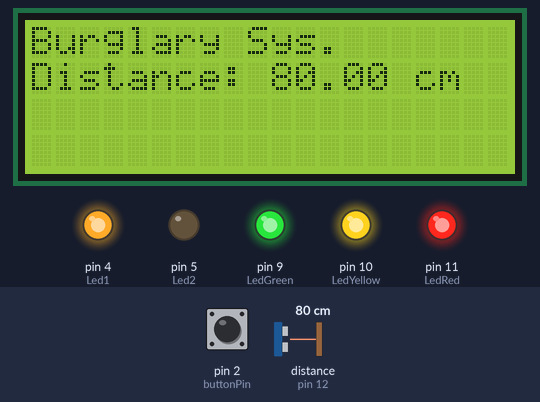
Bench run of a sketch on a simulated Arduino Uno, built with avr-gcc and run on an emulated ATmega328P. Shown: 20×4 character LCD, output pins drawn as LEDs (lit = HIGH). Wiring (inferred from the names in the program): ultrasonic range finder: trigger pin 13; echo pin 12. Inputs (shaded band) come from the test bench; at power-on: distance to the obstacle (sensor on pin 12) 80 cm, pin 2 (buttonPin) HIGH. The echo pulse lasts 58.3 µs per cm; pins used as bus, display or sensor lines are not drawn; what the sketch prints to the serial monitor is not drawn.

Above: at 2.7 s.
2.8 s: distance to the obstacle (sensor on pin 12) set to 2 cm
At 7.2 s:
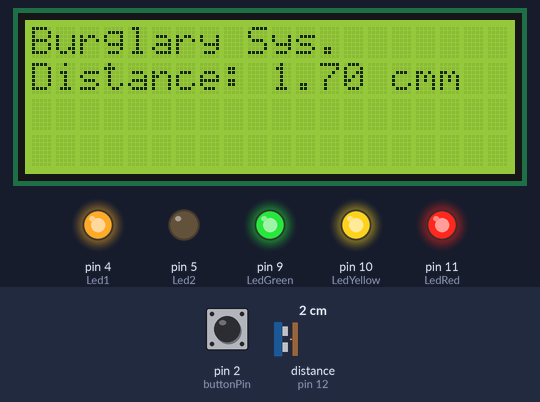
8.8 s: distance to the obstacle (sensor on pin 12) set to 120 cm
At 13.4 s:
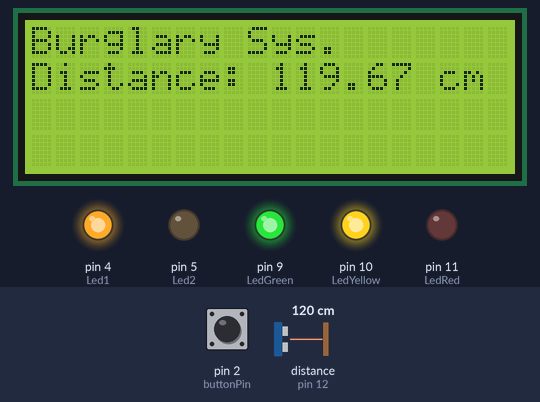
13.7 s: distance to the obstacle (sensor on pin 12) set to 104 cm
At 17.2 s:
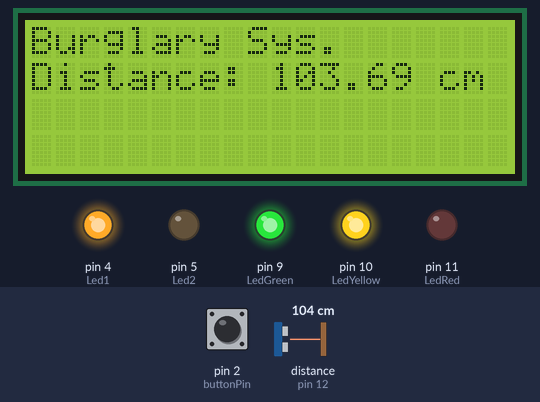
19.7 s: distance to the obstacle (sensor on pin 12) set to 95 cm
At 23.9 s:
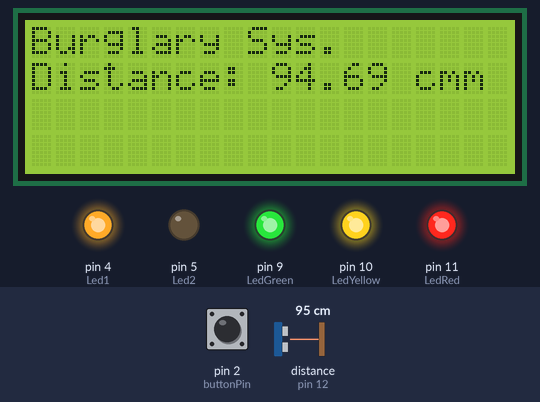
25.7 s: distance to the obstacle (sensor on pin 12) set to 4 cm
At 29.1 s:
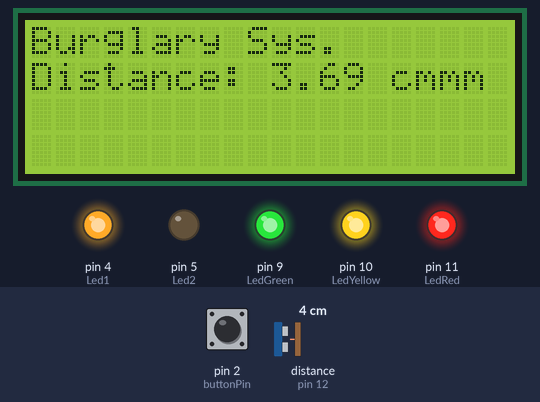
Timing chart, 0 to 30.6 s (numbered marks = the images above; inputs shaded):
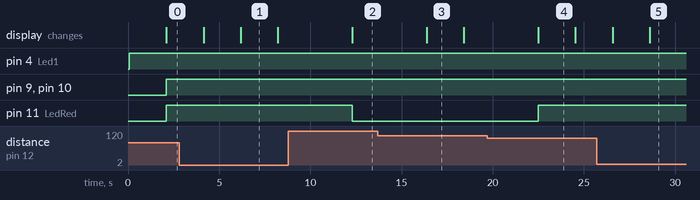

Measured:
- the behaviour switches between 101 and 100 cm on distance to the obstacle (sensor on pin 12) (found by bisection; images 3 and 4)
- after the input at 2.8 s, the display: first differs from a run without the input after 3.4 s (image 1)
- after the input at 8.8 s, pin 11 (LedRed): HIGH → LOW after 3.5 s; the display: changes after 3.5 s (image 2)
- after the input at 13.7 s, the display: changes after 2.7 s (image 3)
- after the input at 19.7 s, pin 11 (LedRed): LOW → HIGH after 2.8 s; the display: changes after 2.8 s (image 4)
- after the input at 25.7 s, the display: first differs from a run without the input after 2.9 s (image 5)
- what the display in image 1 shows lasts 2.0 s, from 6.2 s to 8.2 s

The sketch:

burglary_system.ino
```cpp
//Declarations
const int trigPin = 13;
const int echoPin = 12;

int LedYellow = 10;
int LedRed =  11;
int LedGreen = 9;


const int buttonPin = 2;
const int Led1 = 4;
const int Led2 = 5;

int buttonState = 0;


float duration, distance, meters;


#include <Wire.h>
#include <LiquidCrystal_I2C.h>

#define I2C_ADDR  0x3F
#define En_pin    2
#define Rw_pin    1
#define Rs_pin    0
#define D4_pin    4
#define D5_pin    5
#define D6_pin    6
#define D7_pin    7
#define BACKLIGHT_PIN   3

LiquidCrystal_I2C lcd(I2C_ADDR, En_pin, Rw_pin, Rs_pin,
                      D4_pin, D5_pin, D6_pin, D7_pin);


void setup() {
  // put your setup code here, to run once:
  pinMode(trigPin, OUTPUT);
  pinMode(echoPin, INPUT);
  Serial.begin(9600);
  pinMode(LedYellow, OUTPUT);
  pinMode(LedRed, OUTPUT);
  pinMode(LedGreen, OUTPUT);
  pinMode(buttonPin, INPUT_PULLUP);
  pinMode(Led1, OUTPUT);
  pinMode(Led2, OUTPUT);

  lcd.begin (20, 4);
  lcd.setBacklightPin(BACKLIGHT_PIN, POSITIVE);
  lcd.setBacklight(HIGH);
}

void loop() {
  buttonState = digitalRead(buttonPin);
  if (buttonState == HIGH ) {
    digitalWrite(Led1, HIGH);
    digitalWrite(Led2, LOW);

    digitalWrite(trigPin, LOW);
    delayMicroseconds(2);
    digitalWrite(trigPin, HIGH);
    delayMicroseconds(10);
    digitalWrite(trigPin, LOW);

    duration = pulseIn(echoPin, HIGH);
    distance = (duration * .0343) / 2; //distance in centimeters
    //meters = distance/100;       //distance in meters
    //int range = map(meters, sensorMin, sensorMax, 0,2);


    Serial.print("Distance: ");
    Serial.println(distance);
    delay(1000);
    Serial.println("Meters: ");
    Serial.println(meters);
    delay(1000);

    lcd.home();
    lcd.setCursor(0, 0);
    lcd.print("Burglary Sys.");
    lcd.setCursor(0, 1);
    lcd.print("Distance: ");
    lcd.print(distance);
    lcd.print(" cm");

    if (distance < 2500) {
      digitalWrite(LedGreen, HIGH);
      digitalWrite(LedYellow, LOW);
      digitalWrite(LedRed, LOW);
    }

    if (distance <= 500) {
      digitalWrite(LedYellow, HIGH);
      digitalWrite(LedRed, LOW);
    }

    if (distance <= 100) {
      digitalWrite(LedRed, HIGH);
    }
  }

  // put your main code here, to run repeatedly:


}
```
